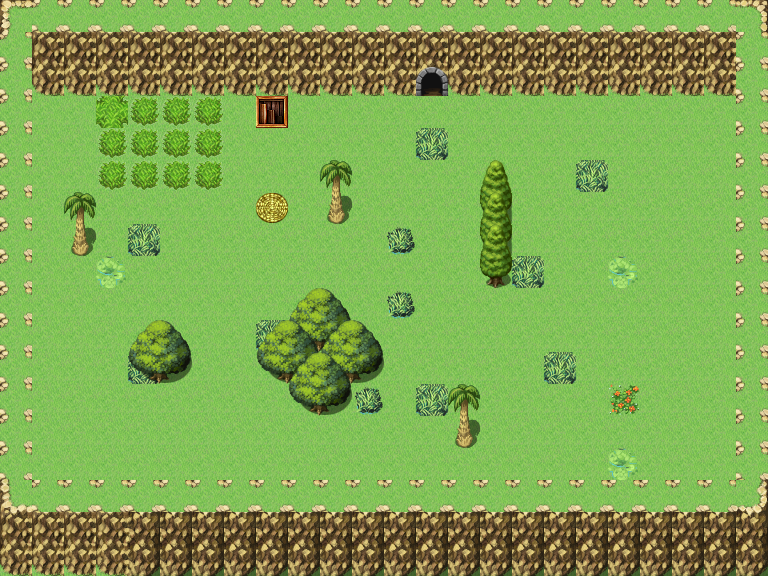

Rendered tile map (Tiled .tmx) drawn with the repository's tilesets; below, a short description and the map source with its tile grids summarised:
An orthogonal 24x18 tile map with 32x32 px tiles, 12 tile layers (00-Collision (Colisao), 01-Water A (Agua A), 02-Water B (Agua B), 03-Ground A (Solo A), ...), 39 tilesets and 4 objects (2x ChangeMap, Waypoint, NpcMap).

<map version="1.0" orientation="orthogonal" width="24" height="18" tilewidth="32" tileheight="32">
 <properties>
  <property name="battleback" value="Woods01" />
  <property name="effectMap" value="cloud" />
  <property name="enableDayNight" value="true" />
  <property name="id" value="2" />
  <property name="monstersId" value="1;3;3;1;3;1;3;1;3;1" />
  <property name="musicBattleTheme" value="battle1" />
  <property name="musicTheme" value="cidade" />
  <property name="rainConfig" value="true;true;1;true;true" />
  <property name="spawnMaxMonsters" value="8" />
  <property name="spawnMinMonsters" value="5" />
  <property name="titleMap" value="Segundo Mapa" />
 </properties>
 <tileset firstgid="1" name="Collision" tilewidth="32" tileheight="32">
  <image source="Collision.png" width="512" height="512" />
 </tileset>
 <tileset firstgid="257" name="Dungeon_A1" tilewidth="32" tileheight="32">
  <image source="Dungeon_A1.png" width="512" height="384" />
 </tileset>
 <tileset firstgid="449" name="Dungeon_A2" tilewidth="32" tileheight="32">
  <image source="Dungeon_A2.png" width="512" height="384" />
 </tileset>
 <tileset firstgid="641" name="Dungeon_A4" tilewidth="32" tileheight="32">
  <image source="Dungeon_A4.png" width="512" height="480" />
 </tileset>
 <tileset firstgid="881" name="Dungeon_A5" tilewidth="32" tileheight="32">
  <image source="Dungeon_A5.png" width="256" height="512" />
 </tileset>
 <tileset firstgid="1009" name="Dungeon_B" tilewidth="32" tileheight="32">
  <image source="Dungeon_B.png" width="512" height="512" />
 </tileset>
 <tileset firstgid="1265" name="Dungeon_C" tilewidth="32" tileheight="32">
  <image source="Dungeon_C.png" width="512" height="512" />
 </tileset>
 <tileset firstgid="1521" name="Inside_A1" tilewidth="32" tileheight="32">
  <image source="Inside_A1.png" width="512" height="384" />
 </tileset>
 <tileset firstgid="1713" name="Inside_A2" tilewidth="32" tileheight="32">
  <image source="Inside_A2.png" width="512" height="384" />
 </tileset>
 <tileset firstgid="1905" name="Inside_A4" tilewidth="32" tileheight="32">
  <image source="Inside_A4.png" width="512" height="480" />
 </tileset>
 <tileset firstgid="2145" name="Inside_A5" tilewidth="32" tileheight="32">
  <image source="Inside_A5.png" width="256" height="512" />
 </tileset>
 <tileset firstgid="2273" name="Inside_B" tilewidth="32" tileheight="32">
  <image source="Inside_B.png" width="512" height="512" />
 </tileset>
 <tileset firstgid="2529" name="Inside_C" tilewidth="32" tileheight="32">
  <image source="Inside_C.png" width="512" height="512" />
 </tileset>
 <tileset firstgid="2785" name="JTileA1" tilewidth="32" tileheight="32">
  <image source="JTileA1.png" width="512" height="384" />
 </tileset>
 <tileset firstgid="2977" name="JTileA2" tilewidth="32" tileheight="32">
  <image source="JTileA2.png" width="512" height="384" />
 </tileset>
 <tileset firstgid="3169" name="JTileA3" tilewidth="32" tileheight="32">
  <image source="JTileA3.png" width="512" height="256" />
 </tileset>
 <tileset firstgid="3297" name="JTileA4" tilewidth="32" tileheight="32">
  <image source="JTileA4.png" width="512" height="480" />
 </tileset>
 <tileset firstgid="3537" name="JTileA5" tilewidth="32" tileheight="32">
  <image source="JTileA5.png" width="256" height="512" />
 </tileset>
 <tileset firstgid="3665" name="JTileB" tilewidth="32" tileheight="32">
  <image source="JTileB.png" width="512" height="512" />
 </tileset>
 <tileset firstgid="3921" name="JTileC" tilewidth="32" tileheight="32">
  <image source="JTileC.png" width="512" height="512" />
 </tileset>
 <tileset firstgid="4177" name="JTileD" tilewidth="32" tileheight="32">
  <image source="JTileD.png" width="512" height="512" />
 </tileset>
 <tileset firstgid="4433" name="Outside_A1" tilewidth="32" tileheight="32">
  <image source="Outside_A1.png" width="512" height="384" />
 </tileset>
 <tileset firstgid="4625" name="Outside_A2" tilewidth="32" tileheight="32">
  <image source="Outside_A2.png" width="512" height="384" />
 </tileset>
 <tileset firstgid="4817" name="Outside_A3" tilewidth="32" tileheight="32">
  <image source="Outside_A3.png" width="512" height="256" />
 </tileset>
 <tileset firstgid="4945" name="Outside_A4" tilewidth="32" tileheight="32">
  <image source="Outside_A4.png" width="512" height="480" />
 </tileset>
 <tileset firstgid="5185" name="Outside_A5" tilewidth="32" tileheight="32">
  <image source="Outside_A5.png" width="256" height="512" />
 </tileset>
 <tileset firstgid="5313" name="Outside_B" tilewidth="32" tileheight="32">
  <image source="Outside_B.png" width="512" height="512" />
 </tileset>
 <tileset firstgid="5569" name="TileA1" tilewidth="32" tileheight="32">
  <image source="TileA1.png" width="512" height="384" />
 </tileset>
 <tileset firstgid="5761" name="TileA2" tilewidth="32" tileheight="32">
  <image source="TileA2.png" width="512" height="384" />
 </tileset>
 <tileset firstgid="5953" name="TileA3" tilewidth="32" tileheight="32">
  <image source="TileA3.png" width="512" height="256" />
 </tileset>
 <tileset firstgid="6081" name="TileA4" tilewidth="32" tileheight="32">
  <image source="TileA4.png" width="512" height="480" />
 </tileset>
 <tileset firstgid="6321" name="TileA5" tilewidth="32" tileheight="32">
  <image source="TileA5.png" width="256" height="512" />
 </tileset>
 <tileset firstgid="6449" name="TileB" tilewidth="32" tileheight="32">
  <image source="TileB.png" width="512" height="512" />
 </tileset>
 <tileset firstgid="6705" name="TileC" tilewidth="32" tileheight="32">
  <image source="TileC.png" width="512" height="512" />
 </tileset>
 <tileset firstgid="6961" name="TileD" tilewidth="32" tileheight="32">
  <image source="TileD.png" width="512" height="512" />
 </tileset>
 <tileset firstgid="7217" name="TileE" tilewidth="32" tileheight="32">
  <image source="TileE.png" width="512" height="512" />
 </tileset>
 <tileset firstgid="7473" name="World_A1" tilewidth="32" tileheight="32">
  <image source="World_A1.png" width="512" height="384" />
 </tileset>
 <tileset firstgid="7665" name="World_A2" tilewidth="32" tileheight="32">
  <image source="World_A2.png" width="512" height="384" />
 </tileset>
 <tileset firstgid="7857" name="World_B" tilewidth="32" tileheight="32">
  <image source="World_B.png" width="512" height="512" />
 </tileset>
 <layer name="00-Collision (Colisao)" width="24" height="18">
  <data>[432 cells, 182 non-empty, 2 distinct tile ids]</data>
 </layer>
 <layer name="01-Water A (Agua A)" width="24" height="18">
  <data>[432 cells, 0 non-empty, 0 distinct tile ids]</data>
 </layer>
 <layer name="02-Water B (Agua B)" width="24" height="18">
  <data>[432 cells, 0 non-empty, 0 distinct tile ids]</data>
 </layer>
 <layer name="03-Ground A (Solo A)" width="24" height="18">
  <data>[432 cells, 432 non-empty, 1 distinct tile ids]</data>
 </layer>
 <layer name="04-Ground B (Solo B)" width="24" height="18">
  <data>[432 cells, 196 non-empty, 16 distinct tile ids]</data>
 </layer>
 <layer name="05-Obstacles (Obstaculos)" width="24" height="18">
  <data>[432 cells, 28 non-empty, 15 distinct tile ids]</data>
 </layer>
 <layer name="06-Decorations A (Decoracao A)" width="24" height="18">
  <data>[432 cells, 0 non-empty, 0 distinct tile ids]</data>
 </layer>
 <layer name="07-Decorations B  (Decoracao B)" width="24" height="18">
  <data>[432 cells, 0 non-empty, 0 distinct tile ids]</data>
 </layer>
 <layer name="08-Head UP A (Acima da Cabeca - A)" width="24" height="18">
  <data>[432 cells, 34 non-empty, 5 distinct tile ids]</data>
 </layer>
 <layer name="09-Head UP B (Acima da Cabeca - B)" width="24" height="18">
  <data>[432 cells, 0 non-empty, 0 distinct tile ids]</data>
 </layer>
 <layer name="10-Sky A (Ceu A)" width="24" height="18">
  <data>[432 cells, 0 non-empty, 0 distinct tile ids]</data>
 </layer>
 <layer name="11-Sky B (Ceu B)" width="24" height="18">
  <data>[432 cells, 0 non-empty, 0 distinct tile ids]</data>
 </layer>
 <objectgroup name="12-Objects (Objetos)" width="24" height="18">
  <object name="obj1" type="ChangeMap" x="256" y="96" width="32" height="32">
   <properties>
    <property name="events" value="onStep" />
    <property name="nameNextMap" value="tutorialMap1" />
    <property name="positionFace" value="faceLEFT" />
   </properties>
  </object>
  <object name="waypoint1" type="Waypoint" x="256" y="192" width="32" height="32">
   <properties>
    <property name="events" value="onStep" />
   </properties>
  </object>
  <object type="NpcMap" x="352" y="96" width="32" height="32">
   <properties>
    <property name="events" value="onTouchActivate;onTouch" />
    <property name="id" value="3" />
    <property name="positionFace" value="faceDOWN" />
   </properties>
  </object>
  <object name="obj2" type="ChangeMap" x="416" y="64" width="32" height="32">
   <properties>
    <property name="events" value="onStep" />
    <property name="nameNextMap" value="map3" />
    <property name="positionFace" value="faceDOWN" />
   </properties>
  </object>
 </objectgroup>
</map>
